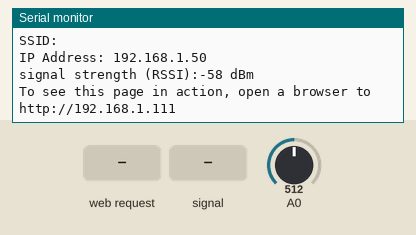
This sketch was run on a simulated Arduino MKR. Shown: the last lines printed to the serial monitor. The test bench sets the inputs (shaded band); at power-on: A0 = 512. WiFi joins after 1.5 s; servers stay silent unless stated.

Above: at 12.7 s.
12.8 s: HTTP request GET /on received
At 13.3 s:
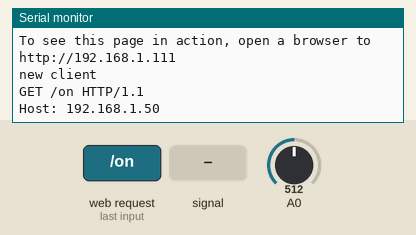
14.3 s: A0 fed a 200 Hz sine of ±460 counts around its level
At 15.5 s:
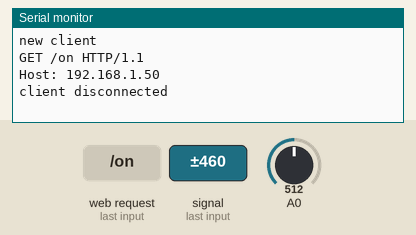
15.8 s: HTTP request GET /off received
At 16.9 s:
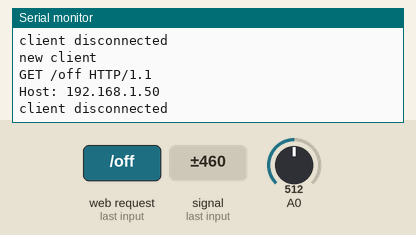

Measured:
- after the input at 12.8 s, the serial monitor: prints a new line at once (image 1)
- after the input at 14.3 s, the serial monitor: prints a new line at once (image 2)
- after the input at 15.8 s, the serial monitor: prints a new line at once (image 3)

The sketch:

localServer.ino
```cpp
#include <SPI.h>
#include <WiFi101.h>
#include <Thread.h>
#include "ClientHandler.h"

IPAddress ip(192, 168, 1, 111);
char ssid[] = "";        // your network SSID (name)
char pass[] = "";    // your network password (use for WPA, or use as key for WEP)
int keyIndex = 0;                 // your network key Index number (needed only for WEP)

int status = WL_IDLE_STATUS;
WiFiServer server(80);

void setup() {
	Serial.begin(9600);
	pinMode(6, INPUT);
	if (WiFi.status() == WL_NO_SHIELD) {
		Serial.println("WiFi shield not present");
		while (true);       // don't continue
	}
	WiFi.config(ip);
	while ( status != WL_CONNECTED) {
		Serial.print("Attempting to connect to Network named: ");
		Serial.println(ssid);                   // print the network name (SSID);
		status = WiFi.begin(ssid, pass);        // Connect to WPA/WPA2 network. Change this line if using open or WEP network:
		delay(10000);
	}
	server.begin();                           // start the web server on port 80
	printWiFiStatus();                        // you're connected now, so print out the status
}

void loop() {
	WiFiClient client = server.available();   // listen for incoming clients
	if (client) {                             // if you get a client,
		ClientHandler myClientHandler = ClientHandler(client);
		myClientHandler.run();
	}
}


void printWiFiStatus() {
	// print the SSID of the network you're attached to:
	Serial.print("SSID: ");
	Serial.println(WiFi.SSID());

	// print your WiFi shield's IP address:
	IPAddress ipactual = WiFi.localIP();
	Serial.print("IP Address: ");
	Serial.println(ipactual);

	// print the received signal strength:
	long rssi = WiFi.RSSI();
	Serial.print("signal strength (RSSI):");
	Serial.print(rssi);
	Serial.println(" dBm");
	// print where to go in a browser:
	Serial.print("To see this page in action, open a browser to http://");
	Serial.println(ip);
}
```

ClientHandler.cpp
```cpp
/*
 * ClientHandler.cpp
 *
 *  Created on: 26 Apr 2018
 *      Author: joeygough
 */

#include "ClientHandler.h"

ClientHandler::ClientHandler(WiFiClient client) {
	// TODO Auto-generated constructor stub
	_client = client;

}

ClientHandler::~ClientHandler() {
	// TODO Auto-generated destructor stub
}

String ClientHandler::message() {
	String message = "";
	if (analogRead(A0) > 100) {
		message = "on";
	} else {
		message = "off";
	}
	return message;
}
bool ClientHandler::shouldRun(){
	return true;
}

void ClientHandler::run() {
	Serial.println("new client");           // print a message out the serial port
	String currentLine = "";                // make a String to hold incoming data from the client
	String clientMessage = "";
	while (_client.connected()) {            // loop while the _client's connected
		if (_client.available()) {             // if there's bytes to read from the _client,
			// Check to see what _client thinks button is
			if (currentLine.endsWith("GET /on")) {
				clientMessage = "on";
			} else if (currentLine.endsWith("GET /off")) {
				clientMessage = "off";
			}
			char c = _client.read();             // read a byte, then
			Serial.write(c);                    // print it out the serial monitor
			if (c == '\n') {                    // if the byte is a newline character
				// if the current line is blank, you got two newline characters in a row.
				// that's the end of the _client HTTP request, so send a response:
				if (currentLine.length() == 0) {
					while (clientMessage == message()){
						//do nothing until the message changes
					}
					// HTTP headers always start with a response code (e.g. HTTP/1.1 200 OK)
					// and a content-type so the _client knows what's coming, then a blank line:
					_client.println("HTTP/1.1 200 OK");
					_client.println("Content-Type: application/json;charset=utf-8");
					_client.println("Server: Arduino");
					_client.println("Connection: close");
					_client.println();
					_client.println(String("{\"button\":\"" + message() + "\"}"));
					_client.println();
					break;
				}
				else {      // if you got a newline, then clear currentLine:
					currentLine = "";
				}
			}
			else if (c != '\r') {    // if you got anything else but a carriage return character,
				currentLine += c;      // add it to the end of the currentLine
			}
		}
	}
	// close the connection:
	_client.stop();
	Serial.println("client disconnected");
}
```

ClientHandler.h
```cpp
/*
 * ClientHandler.h
 *
 *  Created on: 26 Apr 2018
 *      Author: joeygough
 */

#ifndef CLIENTHANDLER_H_
#define CLIENTHANDLER_H_

#include <Thread.h>
#include <WiFi101.h>

class ClientHandler: public Thread {
public:
	ClientHandler(WiFiClient client);
	virtual ~ClientHandler();
	void run();
	bool shouldRun();

private:
	WiFiClient _client;
	String message();
};

#endif /* CLIENTHANDLER_H_ */
```

sloeber.ino.cpp
```cpp
#ifdef __IN_ECLIPSE__
//This is a automatic generated file
//Please do not modify this file
//If you touch this file your change will be overwritten during the next build
//This file has been generated on 2018-04-26 18:23:48

#include "Arduino.h"
#include <SPI.h>
#include <WiFi101.h>
#include <Thread.h>
#include "ClientHandler.h"

void setup() ;
void loop() ;
void printWiFiStatus() ;

#include "localServer.ino"


#endif
```
